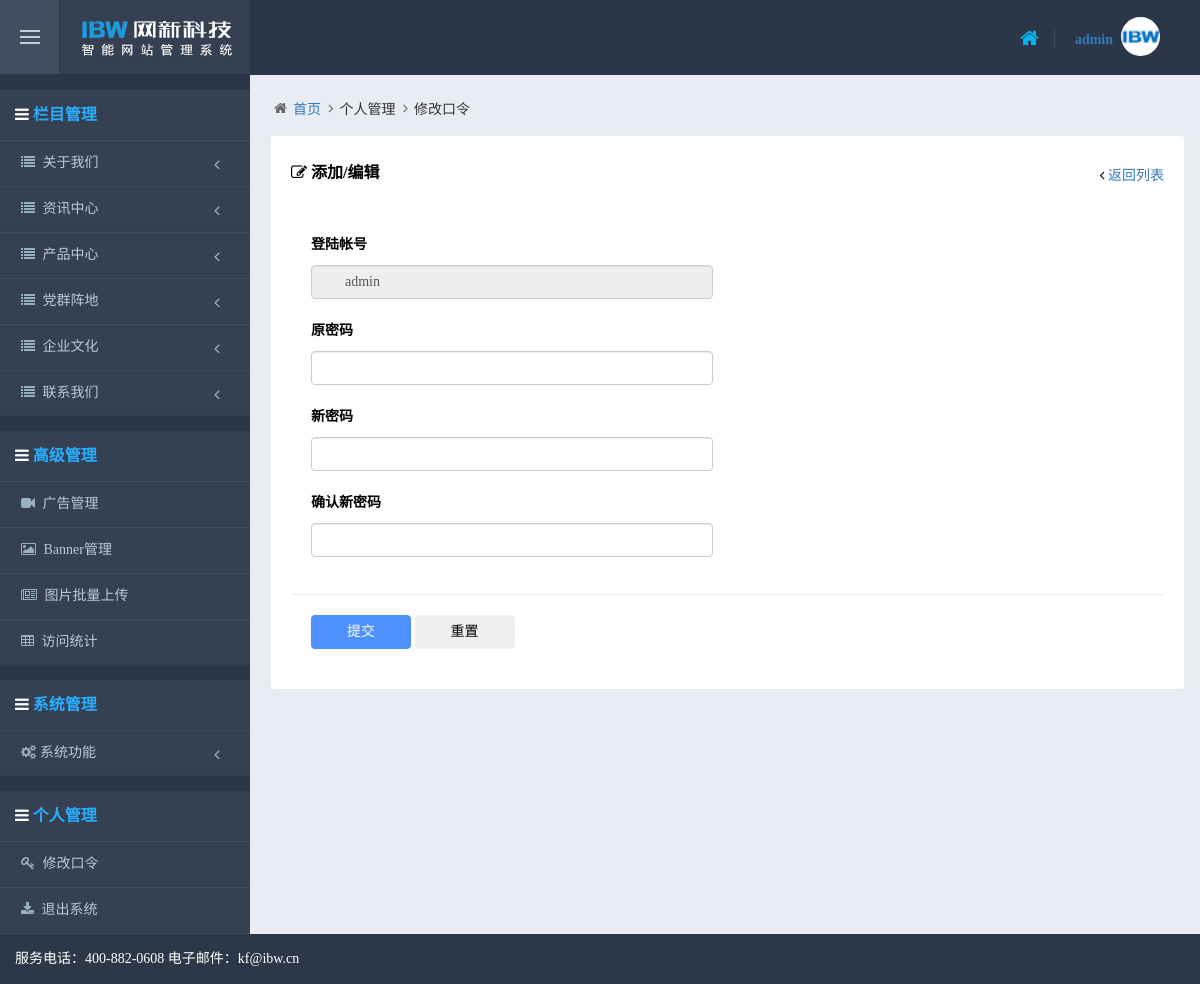
Screenshot of /manage/admin_changepass.php (signed in) with the database file from the repository.
### tables this page shows
CREATE TABLE `info_class` (
  `id` varchar(20) NOT NULL DEFAULT '',
  `sortnum` int(10) unsigned NOT NULL DEFAULT '0',
  `name` varchar(50) NOT NULL DEFAULT '',
  `pic` varchar(200) DEFAULT NULL,
  `content` text,
  `files` text,
  `info_state` varchar(10) NOT NULL DEFAULT '',
  `max_level` tinyint(1) unsigned NOT NULL DEFAULT '0',
  `has_sub` tinyint(1) unsigned NOT NULL DEFAULT '0',
  `sub_content` tinyint(1) unsigned NOT NULL DEFAULT '0',
  `sub_pic` tinyint(1) unsigned NOT NULL DEFAULT '0',
  `hasViews` tinyint(1) unsigned NOT NULL DEFAULT '0',
  `hasState` tinyint(1) unsigned NOT NULL DEFAULT '0',
  `hasPic` tinyint(1) unsigned NOT NULL DEFAULT '0',
  `hasAnnex` tinyint(1) unsigned NOT NULL DEFAULT '0',
  `hasIntro` tinyint(1) unsigned NOT NULL DEFAULT '0',
  `hasContent` tinyint(1) unsigned NOT NULL DEFAULT '0',
  `hasWebsite` tinyint(1) unsigned NOT NULL DEFAULT '0',
  `hasAuthor` tinyint(1) unsigned NOT NULL DEFAULT '0',
  `hasSource` tinyint(1) unsigned NOT NULL DEFAULT '0',
  `hasKeyword` tinyint(1) unsigned NOT NULL DEFAULT '0',
  `state` tinyint(1) unsigned NOT NULL DEFAULT '0',
  `hasPics` tinyint(1) unsigned DEFAULT '0',
  `hasPic2` tinyint(1) unsigned DEFAULT '0',
  `hasContent2` tinyint(1) unsigned DEFAULT '0',
  `hasContent3` tinyint(1) unsigned DEFAULT '0',
  `hasContent4` tinyint(1) unsigned DEFAULT '0',
  `hasContent5` tinyint(1) unsigned DEFAULT '0',
  `hasContent6` tinyint(1) unsigned DEFAULT '0',
  `en_name` varchar(50) DEFAULT NULL,
  `hasDescription` tinyint(1) NOT NULL DEFAULT '0',
  `keyword` varchar(200) DEFAULT NULL,
  `description` varchar(200) DEFAULT NULL,
  PRIMARY KEY (`id`),
  KEY `sortnum` (`sortnum`)
);

CREATE TABLE `advanced` (
  `id` int(10) unsigned NOT NULL DEFAULT '0',
  `sortnum` int(10) unsigned NOT NULL DEFAULT '0',
  `name` varchar(50) NOT NULL DEFAULT '',
  `default_file` varchar(50) NOT NULL DEFAULT '',
  `state` tinyint(1) unsigned NOT NULL DEFAULT '0',
  PRIMARY KEY (`id`),
  UNIQUE KEY `id` (`id`)
);

### config.php (called while the page is built, shortened)
<?
$config["db_host"] = "localhost";
$config["db_user"] = "root";
$config["db_pass"] = "";
$config["db_name"] = "newphp6";

### include/onlyDB.php (called while the page is built, shortened)
<?
class onlyDB
{
	var $dbHost       = "";
	var $dbUser       = "";
	var $dbPassword   = "";
	var $dbName       = "";
	var $linkId;
	function onlyDB($dbHost, $dbUser, $dbPassword, $dbName = "")
	{
		$this->dbHost      = $dbHost;
		$this->dbUser      = $dbUser;
		$this->dbPassword  = $dbPassword;
		$this->dbName      = $dbName;
	}
	function connect()
	{
		$this->linkId = mysql_connect($this->dbHost, $this->dbUser, $this->dbPassword);
		if ($this->dbName)
		{
			return $this->select_db($this->dbName);
		}
		return true;
	}
	function select_db($dbName)
	{
		$rt = mysql_select_db($dbName);
		if (!$rt)
		{
			raise( new OnlyException( $this->error() ) );
		}
		else
		{
			$this->dbName = $dbName;
		}
		return $rt;
	}
	function query($query)
	{
		$rt = mysql_query($query, $this->linkId);
		return $rt;
	}
	function fetch_array($result, $fetchModule = MYSQL_ASSOC)
	{
		return mysql_fetch_array($result, $fetchModule);
	}
}
?>

### manage/isadmin.php (called while the page is built, shortened)
<?php
$session_admin_grade	= $_SESSION["ADMIN_GRADE"];
?>

### manage/menu.php (the view, shortened to what this page needs)
<?
$db = new onlyDB($config["db_host"], $config["db_user"], $config["db_pass"], $config["db_name"]);
?>
<div class="page-sidebar-wrapper">
	<div class="page-sidebar navbar-collapse collapse">
		<ul class="page-sidebar-menu" data-slide-speed="200">
			<li class="heading"> <i class="fa fa-navicon"></i> 栏目管理</li>
            <?
            $sql = "select id, name, state from info_class where id like '" . CLASS_SPACE . "' order by sortnum asc";
			$rst = $db->query($sql);
			while ($row = $db->fetch_array($rst))
			{
				if ($session_admin_grade == ADMIN_HIDDEN || $session_admin_grade == ADMIN_SYSTEM || $session_admin_grade == ADMIN_ADVANCED || hasBegin4Include($session_admin_popedom, $row["id"]) == true)
				{
			?>
			<li class="nav-item">
				<a href="javascript:;" class="nav-toggle"> <i class="fa fa-list"></i> <span class="title"><?=$row["name"]?></span><span class="arrow"></span></a>
					<?
					$sql  = "select id, name from info_class where id like '" . $row["id"] . CLASS_SPACE . "' order by sortnum asc";
					?>
			</li>
			<?
				}
            }
            if ($session_admin_grade == ADMIN_HIDDEN || $session_admin_grade == ADMIN_SYSTEM || count($session_admin_advanced) > 0)
			{
			?>
			<li class="heading"> <i class="fa fa-navicon"></i> 高级管理</li>
        	<?
        		if ($session_admin_grade == ADMIN_HIDDEN){
				$sql = "select id, name, default_file from advanced where state>0 order by sortnum asc limit 20";
				}else{
				$sql = "select id, name, default_file from advanced where state=1 order by sortnum asc limit 20";
				}
				$rst = $db->query($sql);
				while ($row = $db->fetch_array($rst))
				{
					if ($session_admin_grade == ADMIN_HIDDEN || $session_admin_grade == ADMIN_SYSTEM || hasInclude($session_admin_advanced, $row["id"]) == true)
					{
				?>
				<li class="nav-item">
					<a href="<?=$row["default_file"]?>" class="nav-toggle"> <i class="fa fa-ico<?=$row["id"]?>"></i> <span class="title"><?=$row["name"]?></span></a>
	            </li>
				<?
					}
	            }
	        ?>
			<?
            }
            if ($session_admin_grade == ADMIN_HIDDEN || $session_admin_grade == ADMIN_SYSTEM)
			{
			?>
			<li class="heading"> <i class="fa fa-navicon"></i> 系统管理</li>
			<li class="nav-item"><a href="javascript:;" class="nav-toggle"><i class="fa fa-cogs"></i><span  class="title">系统功能</span><span class="arrow"></span> </a>
			</li>
			<?
            }
			?>
			<li class="heading"> <i class="fa fa-navicon"></i> 个人管理</li>
			<li class="nav-item"><a href="admin_changepass.php" class="nav-toggle"> <i class="fa fa-key"></i> <span class="title">修改口令</span></a></li>
			<li class="nav-item"><a href="logout.php" class="nav-toggle" onClick="if (confirm('确定要退出吗？')) return true; else return false;"> <i class="fa  fa-download"></i> <span class="title">退出系统</span></a></li>
		</ul>
	</div>
</div>

### manage/themes/css/shy.css (style rules this page uses)
.page-sidebar { padding:0; border-radius:0; background: #354052; }
.page-sidebar .page-sidebar-menu { margin:0 0; padding:0; border-bottom:1px solid #3f4b5b; }
.page-sidebar-menu .heading { height:65px; margin:0; padding:10px 15px 10px; border-bottom:1px solid #343d4e; color:#29aefe; line-height:30px; font-size:16px; font-weight:bold; border-top: 15px solid #2b3749; }
.page-sidebar-menu .heading .fa { color: #fff; }
.page-sidebar-menu>li>a { position:relative; display:block; margin:0 0 0; padding:12px 21px; border:0; border-bottom:1px solid #343d4e; border-top:1px solid #3f4b5b; text-decoration:none; }
.page-sidebar-menu>li>a>.title { font-size:14px; font-weight:400; color:#bac8dd; }
.page-sidebar-menu li a i { position:relative; margin-right:4px; font-size:14px; font-weight:300; }
.page-sidebar-menu>li>a>[class^=fa] { position:relative; margin-right:4px; }
@media (min-width:992px) { .page-sidebar,.page-sidebar .page-sidebar-menu { margin-bottom:0; } }
@media (min-width:992px) { .page-sidebar { position:relative; float:left; width:250px; max-height:none!important; margin-right:-100%; background: #354052; } }

### manage/themes/css/shy-skin.css (style rules this page uses)
body { min-width:320px; background:#e9ecf3; color:#000; font-family:'微软雅黑'; font-size:14px; }
.page-sidebar,.page-sidebar-closed.page-sidebar-fixed .page-sidebar:hover { background-color:none }
.page-sidebar .page-sidebar-menu>li>a,.page-sidebar-closed.page-sidebar-fixed .page-sidebar:hover .page-sidebar-menu>li>a { color:#485a6a }
.page-sidebar .page-sidebar-menu>li>a>i,.page-sidebar-closed.page-sidebar-fixed .page-sidebar:hover .page-sidebar-menu>li>a>i { color:#97b1c3 }

### rows the page displays
info_class: name "关于我们"
info_class: name "资讯中心"
info_class: name "产品中心"
info_class: name "党群阵地"
info_class: name "企业文化"
info_class: name "联系我们"
advanced: name "广告管理"
advanced: name "Banner管理"
advanced: name "图片批量上传"
advanced: name "访问统计"

### other values shown
$_SESSION["ADMIN_NAME"] "admin"
